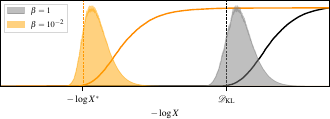

Write the Python code that produced this figure.
import numpy as np
import matplotlib.pyplot as plt
from aeons.utils import *
figsettings()

def weights(logL, logX, beta):
    logw = beta*logL + logX
    return np.exp(logw - np.max(logw))

name, samples = get_samples('planck_gaussian')
samples = samples.iloc[:int(len(samples)*0.7)]
logL = samples.logL
logX = samples.logX()
betastar = 1e-3
DKL = samples.D_KL()
DKLstar = samples.set_beta(betastar).D_KL()


fig, axl = plt.subplots(figsize=(3.5, 1.4))
axw = axl.twinx()
axw.fill(-logX, weights(logL, logX, beta=1), label='$\\beta=1$', alpha=.5, color='gray')
axw.fill(-logX, weights(logL, logX, beta=betastar), label='$\\beta=10^{-2}$', alpha=.5, color='orange')
axl.plot(-logX, np.exp(logL - np.max(logL)), lw=1, color='k')
axl.plot(-logX, np.exp(betastar*(logL - np.max(logL))), lw=1, color='darkorange')
axl.axvline(x=DKL, ls='--', color='k', lw=.5)
axl.axvline(x=DKLstar, ls='--', color='darkorange', lw=.5)

for ax in [axw, axl]:
    ax.set_yticks([])
    ax.margins(x=0)
    ax.set_ylim(0, 1.1)
axl.set_xticks([DKL, DKLstar], [r'$\mathcal{D}_{\mathrm{KL}}$', r'$-\log X^*$'])
axl.set_xlabel(r'$-\log X$')
axw.legend(loc='upper left', fontsize=6)

fig.tight_layout()
fig.savefig('beta_move.pdf', pad_inches=0, bbox_inches='tight')
